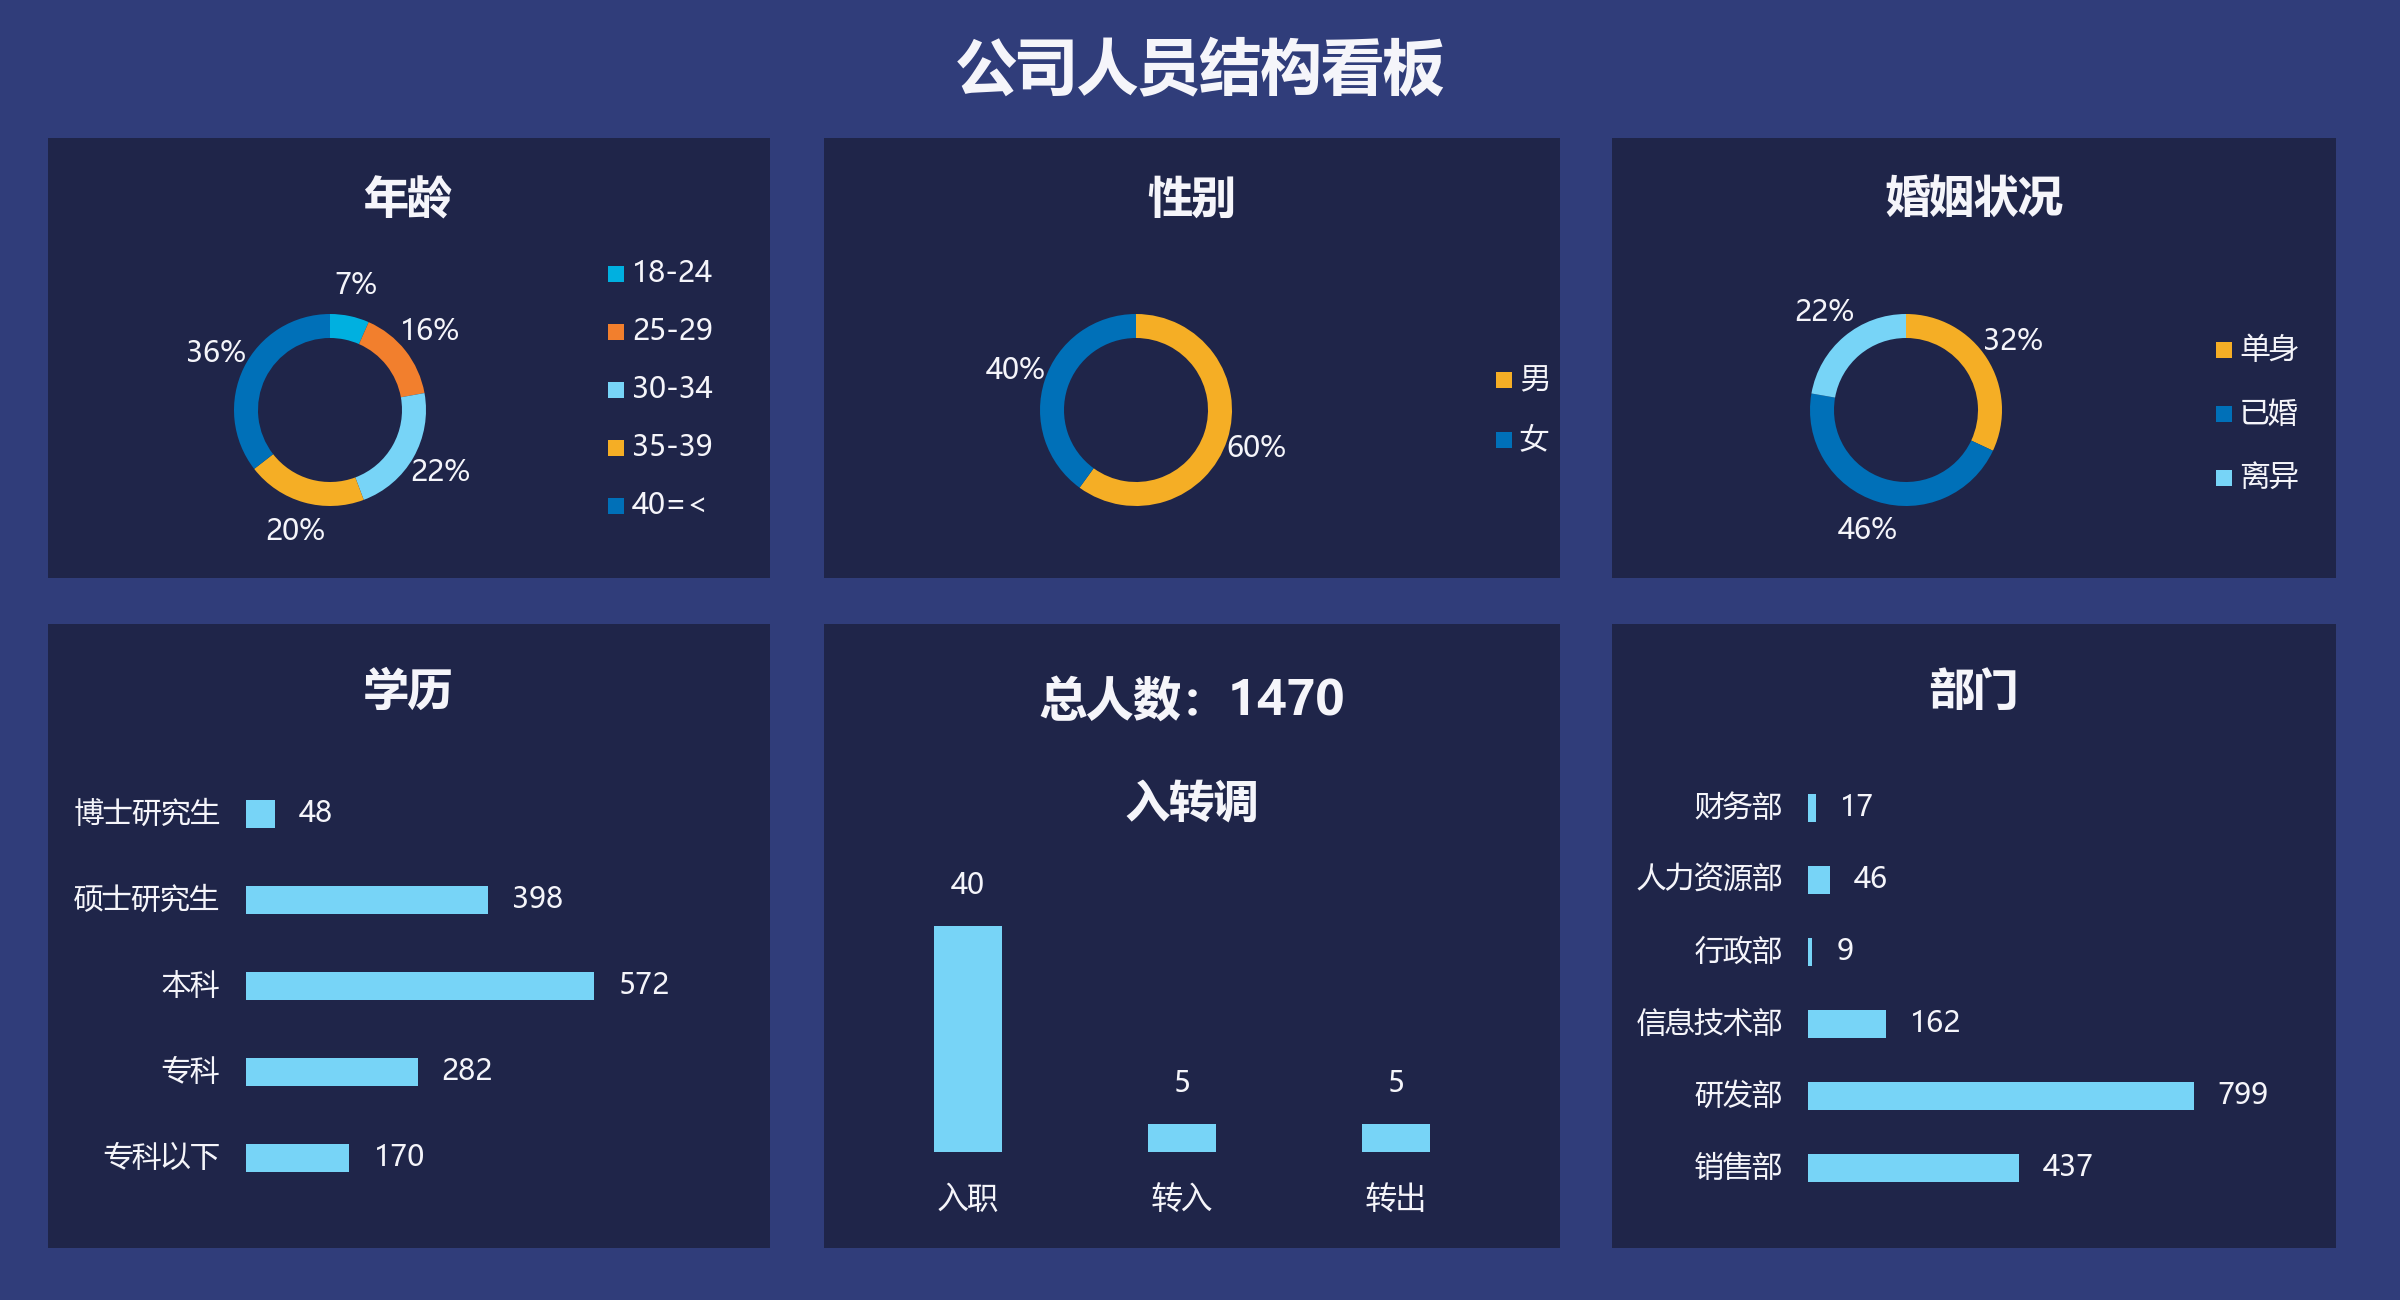

This chart was generated by the following Python code:
# -*- coding: utf-8 -*-
"""从教材明细读取数据，生成公司人员结构看板。依赖 openpyxl、matplotlib。"""
from collections import Counter
from pathlib import Path
import warnings
import matplotlib
matplotlib.use('Agg')
import matplotlib.pyplot as plt
from matplotlib.patches import Rectangle
from matplotlib import font_manager
import openpyxl

HERE = Path(__file__).resolve().parent
SOURCE = next((p for base in HERE.parents for p in base.glob('《*/第四章 人力资源可视化看板.xlsx')), None)
if SOURCE is None:
    raise FileNotFoundError('未找到教材中的第四章 人力资源可视化看板.xlsx')
with warnings.catch_warnings():
    warnings.simplefilter('ignore', UserWarning)
    book = openpyxl.load_workbook(SOURCE, read_only=True, data_only=True)
    rows = [r[:8] for r in book['202203人员基础信息'].iter_rows(min_row=2, values_only=True) if r[0] is not None]
    book.close()
counts = {i: Counter(r[i] for r in rows) for i in range(2, 8)}
assert all(sum(counts[i].values()) == len(rows) for i in [2, 3, 4, 5, 7])
fonts = {f.name for f in font_manager.fontManager.ttflist}
plt.rcParams['font.sans-serif'] = [f for f in ['Microsoft YaHei', 'SimHei', 'Noto Sans CJK SC', 'Arial Unicode MS'] if f in fonts] or ['sans-serif']
plt.rcParams['axes.unicode_minus'] = False
BG, PANEL, WHITE, LIGHT = '#303D7A', '#1F2549', '#F5F5FA', '#77D4F7'
fig = plt.figure(figsize=(12, 6.5), facecolor=BG)

def text(x, y, value, size=12, align='center', weight='normal'):
    fig.text(x/1200, 1-y/650, str(value), color=WHITE, fontsize=size,
             ha=align, va='center', fontweight=weight)

def panel(x, y, w, h):
    fig.patches.append(Rectangle((x/1200, 1-(y+h)/650), w/1200, h/650,
                                 transform=fig.transFigure, facecolor=PANEL, edgecolor='none', zorder=-1))

def donut(x, y, labels, values, colors, legend_x, legend_y, spacing=29):
    ax = fig.add_axes([(x-60)/1200, 1-(y+60)/650, 120/1200, 120/650])
    ax.pie(values, colors=colors, startangle=90, counterclock=False, radius=1,
           wedgeprops={'width':.25, 'edgecolor':'none'}, autopct=lambda p:f'{p:.0f}%',
           pctdistance=1.32, textprops={'color':WHITE, 'fontsize':10.5})
    ax.set_aspect('equal')
    for i,(label,color) in enumerate(zip(labels,colors)):
        yy=legend_y+i*spacing
        fig.patches.append(Rectangle((legend_x/1200,1-(yy+4)/650),8/1200,8/650,transform=fig.transFigure,facecolor=color,edgecolor='none'))
        text(legend_x+12,yy,label,10.5,'left')

def horizontal(x, y, labels, values, width, step):
    limit=max(values)*1.12
    for i,(label,v) in enumerate(zip(labels,values)):
        yy=y+i*step;bar=width*v/limit
        text(x-13,yy,label,10.5,'right')
        fig.patches.append(Rectangle((x/1200,1-(yy+7)/650),bar/1200,14/650,transform=fig.transFigure,facecolor=LIGHT,edgecolor='none'))
        text(x+bar+12,yy,v,10.5,'left')

text(600,35,'公司人员结构看板',22,weight='bold')
for x,w in [(24,361),(412,368),(806,362)]:
    panel(x,69,w,220);panel(x,312,w,312)
for x,title in [(204,'年龄'),(596,'性别'),(987,'婚姻状况')]:text(x,100,title,16,weight='bold')
age=['18-24','25-29','30-34','35-39','40=<']
donut(165,205,age,[counts[7][v] for v in age],['#00B0E0','#F27F2D',LIGHT,'#F5AE25','#0070B8'],304,137)
donut(568,205,['男','女'],[counts[2]['男'],counts[2]['女']],['#F5AE25','#0070B8'],748,190,30)
donut(953,205,['单身','已婚','离异'],[counts[4][v] for v in ['单身','已婚','离异']],['#F5AE25','#0070B8',LIGHT],1108,175,32)
text(204,346,'学历',16,weight='bold')
# 教材汇总 K24/K25 的 COUNTIFS 条件互换；此处按员工明细的实际学历计数。
education=['博士研究生','硕士研究生','本科','专科','专科以下']
horizontal(123,407,education,[counts[3][v] for v in education],195,43)
text(596,351,f'总人数：{len(rows)}',17,weight='bold')
text(596,402,'入转调',16,weight='bold')
for x,label in zip([484,591,698],['入职','转入','转出']):
    v=counts[6][label];height=113*v/max(counts[6][k] for k in ['入职','转入','转出'])
    fig.patches.append(Rectangle(((x-17)/1200,1-576/650),34/1200,height/650,transform=fig.transFigure,facecolor=LIGHT,edgecolor='none'))
    text(x,576-height-20,v,10.5);text(x,600,label,11)
text(987,346,'部门',16,weight='bold')
departments=['财务部','人力资源部','行政部','信息技术部','研发部','销售部']
horizontal(904,404,departments,[counts[5][v] for v in departments],216,36)
output=HERE/(Path(__file__).stem+'.png')
fig.savefig(output,dpi=200,facecolor=BG)
plt.close(fig)
print(output)
